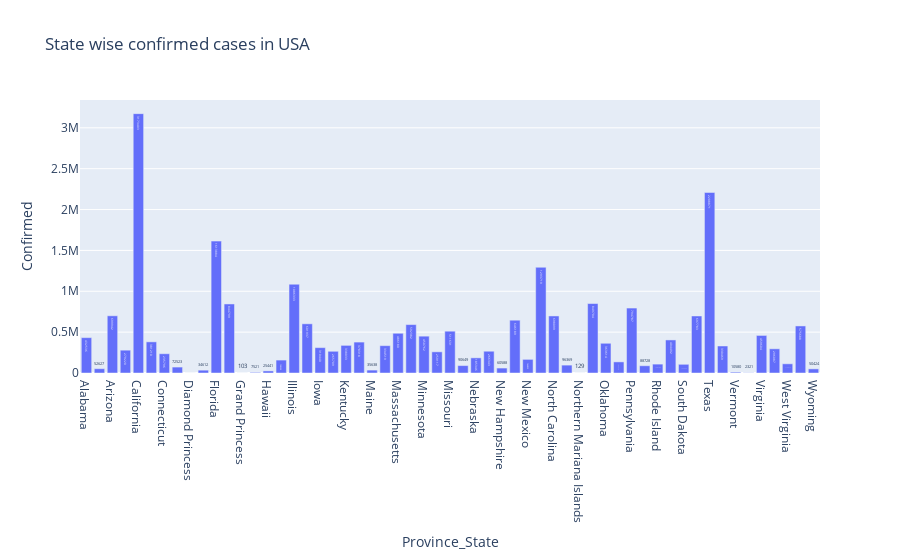

Notebook code for this chart:
### Markdown cell above
### Plot Province/State Wise Confirmed cases in USA

### Code cell
import pandas as pd
import plotly.express as px
pio.templates.default = "plotly"
us_data = data[data['Country_Region']=='US'].drop(['Country_Region','Lat', 'Long_'], axis=1)
us_data = us_data[us_data.sum(axis = 1) > 0]
us_data = us_data.groupby(['Province_State'])['Confirmed'].sum().reset_index()
us_data_death = us_data[us_data['Confirmed'] > 0]
state_fig = px.bar(us_data_death, x='Province_State', y='Confirmed', title='State wise confirmed cases in USA', text='Confirmed')
state_fig.show()

### Figure 1 — Plotly figure (JSON) as saved in the notebook; plotly's stock layout.template omitted (floating-point values rounded to 4 significant figures)
{"data": [{"alignmentgroup": "True", "hovertemplate": "Province_State=%{x}<br>Confirmed=%{text}<extra></extra>", "legendgroup": "", "marker": {"color": "#636efa"}, "name": "", "offsetgroup": "", "orientation": "v", "showlegend": false, "text": [432536, 52627, 699942, 279220, 3173403, 381210, 235796, 72523, 49, 34612, 1613884, 844799, 103, 7521, 25441, 158200, 1086333, 601937, 310440, 265709, 338033, 378318, 35638, 334519, 486180, 592382, 450762, 259117, 511631, 90649, 185346, 266343, 60588, 646189, 166823, 1293719, 698099, 96369, 129, 849704, 363614, 135973, 794787, 88728, 108786, 404492, 106400, 697783, 2208871, 330469, 10580, 2321, 459604, 296087, 112617, 575688, 50424], "textposition": "auto", "type": "bar", "x": ["Alabama", "Alaska", "Arizona", "Arkansas", "California", "Colorado", "Connecticut", "Delaware", "Diamond Princess", "District of Columbia", "Florida", "Georgia", "Grand Princess", "Guam", "Hawaii", "Idaho", "Illinois", "Indiana", "Iowa", "Kansas", "Kentucky", "Louisiana", "Maine", "Maryland", "Massachusetts", "Michigan", "Minnesota", "Mississippi", "Missouri", "Montana", "Nebraska", "Nevada", "New Hampshire", "New Jersey", "New Mexico", "New York", "North Carolina", "North Dakota", "Northern Mariana Islands", "Ohio", "Oklahoma", "Oregon", "Pennsylvania", "Puerto Rico", "Rhode Island", "South Carolina", "South Dakota", "Tennessee", "Texas", "Utah", "Vermont", "Virgin Islands", "Virginia", "Washington", "West Virginia", "Wisconsin", "Wyoming"], "xaxis": "x", "y": [432536, 52627, 699942, 279220, 3173403, 381210, 235796, 72523, 49, 34612, 1613884, 844799, 103, 7521, 25441, 158200, 1086333, 601937, 310440, 265709, 338033, 378318, 35638, 334519, 486180, 592382, 450762, 259117, 511631, 90649, 185346, 266343, 60588, 646189, 166823, 1293719, 698099, 96369, 129, 849704, 363614, 135973, 794787, 88728, 108786, 404492, 106400, 697783, 2208871, 330469, 10580, 2321, 459604, 296087, 112617, 575688, 50424], "yaxis": "y"}], "layout": {"barmode": "relative", "legend": {"tracegroupgap": 0}, "title": {"text": "State wise confirmed cases in USA"}, "xaxis": {"anchor": "y", "domain": [0, 1], "title": {"text": "Province_State"}}, "yaxis": {"anchor": "x", "domain": [0, 1], "title": {"text": "Confirmed"}}}}
